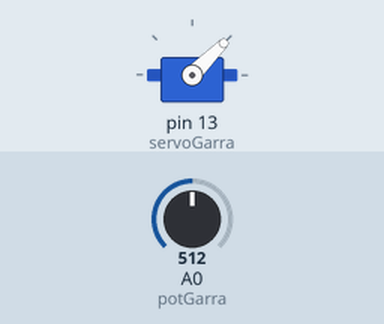
This sketch was run on a simulated Arduino Uno, built with avr-gcc and run on an emulated ATmega328P. On the bench: servo. Inputs (shaded band) come from the test bench; at power-on: A0 (potGarra) = 512.

Above: at 1.2 s.
1.3 s: A0 (potGarra) set to 716
At 2.2 s:
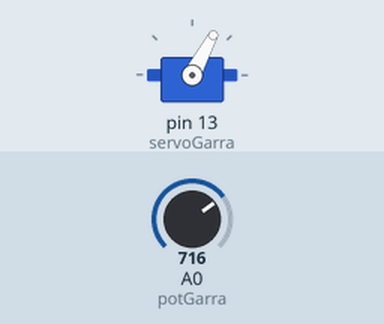
2.8 s: A0 (potGarra) set to 1023
At 3.3 s:
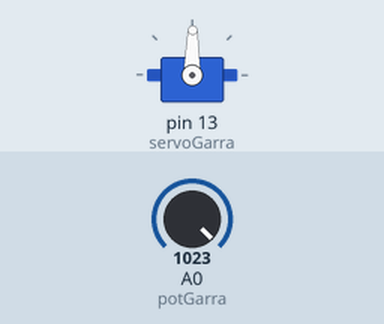
4.3 s: A0 (potGarra) set to 306
At 5.5 s:
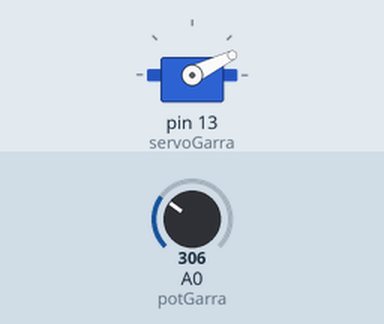
5.8 s: A0 (potGarra) set to 122
At 6.8 s:
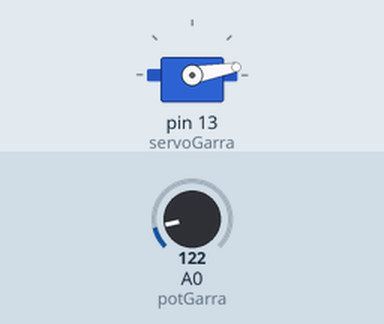
Timing chart, 0 to 8.3 s (numbered marks = the images above; inputs shaded):
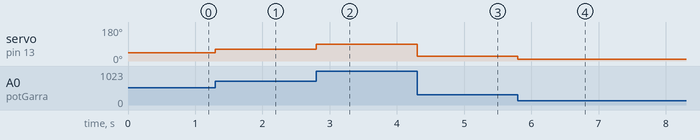

The sketch:

garraRobotica.ino
```cpp
#include <Servo.h>

#define servoGarra 13
#define potGarra   A0

Servo garra;

int valorPotGarra;
int valorAngGarra;

void setup() {
  garra.attach(servoGarra);
}

void loop() {
  valorPotGarra = analogRead(potGarra);
  valorAngGarra = map(valorPotGarra, 0, 1024, 0, 90);
  garra.write(valorAngGarra);
}
```

Measured:
- after the input at 1.3 s, servo on pin 13 (servoGarra): 45° → 62° at once
- after the input at 2.8 s, servo on pin 13 (servoGarra): 62° → 89° at once
- after the input at 4.3 s, servo on pin 13 (servoGarra): 89° → 26° at once
- after the input at 5.8 s, servo on pin 13 (servoGarra): 26° → 10° at once
